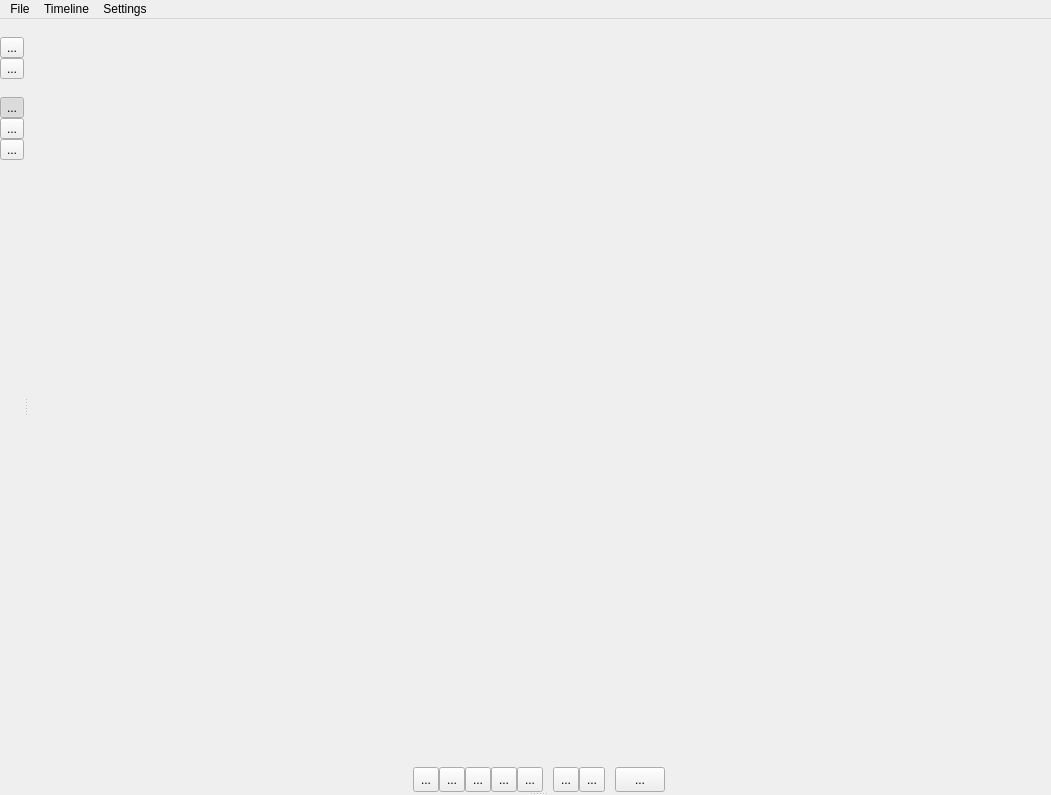
<?xml version="1.0" encoding="UTF-8"?>
<ui version="4.0">
 <class>MainWindow</class>
 <widget class="QMainWindow" name="MainWindow">
  <property name="geometry">
   <rect>
    <x>0</x>
    <y>0</y>
    <width>1051</width>
    <height>795</height>
   </rect>
  </property>
  <property name="windowTitle">
   <string>MachinTruc</string>
  </property>
  <widget class="QWidget" name="centralwidget">
   <layout class="QGridLayout" name="gridLayout">
    <property name="margin">
     <number>0</number>
    </property>
    <property name="spacing">
     <number>0</number>
    </property>
    <item row="0" column="0">
     <layout class="QHBoxLayout" name="horizontalLayout">
      <property name="spacing">
       <number>0</number>
      </property>
      <item>
       <widget class="QWidget" name="toolWidget" native="true">
        <property name="sizePolicy">
         <sizepolicy hsizetype="Fixed" vsizetype="Expanding">
          <horstretch>0</horstretch>
          <verstretch>0</verstretch>
         </sizepolicy>
        </property>
        <property name="minimumSize">
         <size>
          <width>0</width>
          <height>0</height>
         </size>
        </property>
        <layout class="QGridLayout" name="gridLayout_2">
         <property name="margin">
          <number>0</number>
         </property>
         <property name="spacing">
          <number>0</number>
         </property>
         <item row="0" column="0">
          <layout class="QVBoxLayout" name="verticalLayout_4">
           <property name="spacing">
            <number>0</number>
           </property>
           <item>
            <layout class="QVBoxLayout" name="verticalLayout_3">
             <property name="spacing">
              <number>0</number>
             </property>
             <property name="sizeConstraint">
              <enum>QLayout::SetDefaultConstraint</enum>
             </property>
             <item>
              <spacer name="verticalSpacer_3">
               <property name="orientation">
                <enum>Qt::Vertical</enum>
               </property>
               <property name="sizeType">
                <enum>QSizePolicy::Fixed</enum>
               </property>
               <property name="sizeHint" stdset="0">
                <size>
                 <width>20</width>
                 <height>18</height>
                </size>
               </property>
              </spacer>
             </item>
             <item>
              <widget class="QToolButton" name="undoToolButton">
               <property name="focusPolicy">
                <enum>Qt::NoFocus</enum>
               </property>
               <property name="toolTip">
                <string>Undo</string>
               </property>
               <property name="whatsThis">
                <string/>
               </property>
               <property name="text">
                <string>...</string>
               </property>
               <property name="icon">
                <iconset resource="../resources.qrc">
                 <normaloff>:/toolbar/icons/edit-undo.png</normaloff>:/toolbar/icons/edit-undo.png</iconset>
               </property>
               <property name="iconSize">
                <size>
                 <width>16</width>
                 <height>16</height>
                </size>
               </property>
               <property name="checkable">
                <bool>false</bool>
               </property>
               <property name="checked">
                <bool>false</bool>
               </property>
               <property name="autoExclusive">
                <bool>false</bool>
               </property>
              </widget>
             </item>
             <item>
              <widget class="QToolButton" name="redoToolButton">
               <property name="focusPolicy">
                <enum>Qt::NoFocus</enum>
               </property>
               <property name="toolTip">
                <string>Redo</string>
               </property>
               <property name="whatsThis">
                <string/>
               </property>
               <property name="text">
                <string>...</string>
               </property>
               <property name="icon">
                <iconset resource="../resources.qrc">
                 <normaloff>:/toolbar/icons/edit-redo.png</normaloff>:/toolbar/icons/edit-redo.png</iconset>
               </property>
               <property name="iconSize">
                <size>
                 <width>16</width>
                 <height>16</height>
                </size>
               </property>
               <property name="checkable">
                <bool>false</bool>
               </property>
               <property name="autoExclusive">
                <bool>false</bool>
               </property>
              </widget>
             </item>
             <item>
              <spacer name="verticalSpacer_2">
               <property name="orientation">
                <enum>Qt::Vertical</enum>
               </property>
               <property name="sizeType">
                <enum>QSizePolicy::Fixed</enum>
               </property>
               <property name="sizeHint" stdset="0">
                <size>
                 <width>20</width>
                 <height>18</height>
                </size>
               </property>
              </spacer>
             </item>
             <item>
              <widget class="QToolButton" name="clipsToolButton">
               <property name="focusPolicy">
                <enum>Qt::NoFocus</enum>
               </property>
               <property name="toolTip">
                <string>Project clips</string>
               </property>
               <property name="whatsThis">
                <string/>
               </property>
               <property name="text">
                <string>...</string>
               </property>
               <property name="icon">
                <iconset resource="../resources.qrc">
                 <normaloff>:/toolbar/icons/applications-multimedia.png</normaloff>:/toolbar/icons/applications-multimedia.png</iconset>
               </property>
               <property name="iconSize">
                <size>
                 <width>16</width>
                 <height>16</height>
                </size>
               </property>
               <property name="checkable">
                <bool>true</bool>
               </property>
               <property name="checked">
                <bool>true</bool>
               </property>
               <property name="autoExclusive">
                <bool>true</bool>
               </property>
              </widget>
             </item>
             <item>
              <widget class="QToolButton" name="fxToolButton">
               <property name="focusPolicy">
                <enum>Qt::NoFocus</enum>
               </property>
               <property name="toolTip">
                <string>Effects</string>
               </property>
               <property name="whatsThis">
                <string/>
               </property>
               <property name="text">
                <string>...</string>
               </property>
               <property name="icon">
                <iconset resource="../resources.qrc">
                 <normaloff>:/toolbar/icons/tools-wizard.png</normaloff>:/toolbar/icons/tools-wizard.png</iconset>
               </property>
               <property name="iconSize">
                <size>
                 <width>16</width>
                 <height>16</height>
                </size>
               </property>
               <property name="checkable">
                <bool>true</bool>
               </property>
               <property name="autoExclusive">
                <bool>true</bool>
               </property>
              </widget>
             </item>
             <item>
              <widget class="QToolButton" name="fxSettingsToolButton">
               <property name="focusPolicy">
                <enum>Qt::NoFocus</enum>
               </property>
               <property name="toolTip">
                <string>Effects settings</string>
               </property>
               <property name="whatsThis">
                <string/>
               </property>
               <property name="text">
                <string>...</string>
               </property>
               <property name="icon">
                <iconset resource="../resources.qrc">
                 <normaloff>:/toolbar/icons/mixer-front.png</normaloff>:/toolbar/icons/mixer-front.png</iconset>
               </property>
               <property name="iconSize">
                <size>
                 <width>16</width>
                 <height>16</height>
                </size>
               </property>
               <property name="checkable">
                <bool>true</bool>
               </property>
               <property name="autoExclusive">
                <bool>true</bool>
               </property>
              </widget>
             </item>
            </layout>
           </item>
           <item>
            <spacer name="verticalSpacer">
             <property name="orientation">
              <enum>Qt::Vertical</enum>
             </property>
             <property name="sizeHint" stdset="0">
              <size>
               <width>20</width>
               <height>40</height>
              </size>
             </property>
            </spacer>
           </item>
          </layout>
         </item>
        </layout>
       </widget>
      </item>
      <item>
       <widget class="QSplitter" name="splitter_2">
        <property name="orientation">
         <enum>Qt::Vertical</enum>
        </property>
        <property name="handleWidth">
         <number>3</number>
        </property>
        <widget class="QSplitter" name="splitter">
         <property name="sizePolicy">
          <sizepolicy hsizetype="Expanding" vsizetype="Preferred">
           <horstretch>0</horstretch>
           <verstretch>0</verstretch>
          </sizepolicy>
         </property>
         <property name="orientation">
          <enum>Qt::Horizontal</enum>
         </property>
         <property name="handleWidth">
          <number>3</number>
         </property>
         <widget class="QStackedWidget" name="stackedWidget">
          <property name="currentIndex">
           <number>-1</number>
          </property>
         </widget>
         <widget class="QWidget" name="baseVideoWidget" native="true">
          <property name="sizePolicy">
           <sizepolicy hsizetype="Expanding" vsizetype="Expanding">
            <horstretch>0</horstretch>
            <verstretch>0</verstretch>
           </sizepolicy>
          </property>
          <property name="minimumSize">
           <size>
            <width>160</width>
            <height>90</height>
           </size>
          </property>
          <layout class="QGridLayout" name="gridLayout_3">
           <property name="margin">
            <number>0</number>
           </property>
           <property name="spacing">
            <number>0</number>
           </property>
           <item row="0" column="0">
            <layout class="QVBoxLayout" name="verticalLayout">
             <property name="spacing">
              <number>0</number>
             </property>
             <item>
              <widget class="QWidget" name="glWidget" native="true">
               <property name="sizePolicy">
                <sizepolicy hsizetype="Preferred" vsizetype="Expanding">
                 <horstretch>0</horstretch>
                 <verstretch>0</verstretch>
                </sizepolicy>
               </property>
              </widget>
             </item>
             <item>
              <layout class="QHBoxLayout" name="horizontalLayout_2">
               <property name="spacing">
                <number>0</number>
               </property>
               <item>
                <widget class="QToolButton" name="backwardToolButton">
                 <property name="minimumSize">
                  <size>
                   <width>26</width>
                   <height>25</height>
                  </size>
                 </property>
                 <property name="focusPolicy">
                  <enum>Qt::NoFocus</enum>
                 </property>
                 <property name="text">
                  <string>...</string>
                 </property>
                 <property name="icon">
                  <iconset resource="../resources.qrc">
                   <normaloff>:/toolbar/icons/media-skip-backward.png</normaloff>:/toolbar/icons/media-skip-backward.png</iconset>
                 </property>
                </widget>
               </item>
               <item>
                <widget class="QToolButton" name="previousToolButton">
                 <property name="minimumSize">
                  <size>
                   <width>26</width>
                   <height>25</height>
                  </size>
                 </property>
                 <property name="focusPolicy">
                  <enum>Qt::NoFocus</enum>
                 </property>
                 <property name="text">
                  <string>...</string>
                 </property>
                 <property name="icon">
                  <iconset resource="../resources.qrc">
                   <normaloff>:/toolbar/icons/media-seek-backward.png</normaloff>:/toolbar/icons/media-seek-backward.png</iconset>
                 </property>
                </widget>
               </item>
               <item>
                <widget class="QToolButton" name="playToolButton">
                 <property name="minimumSize">
                  <size>
                   <width>26</width>
                   <height>25</height>
                  </size>
                 </property>
                 <property name="focusPolicy">
                  <enum>Qt::NoFocus</enum>
                 </property>
                 <property name="toolTip">
                  <string/>
                 </property>
                 <property name="text">
                  <string>...</string>
                 </property>
                 <property name="icon">
                  <iconset resource="../resources.qrc">
                   <normaloff>:/toolbar/icons/media-playback-start.png</normaloff>
                   <activeon>:/toolbar/icons/media-playback-pause.png</activeon>:/toolbar/icons/media-playback-start.png</iconset>
                 </property>
                 <property name="checkable">
                  <bool>true</bool>
                 </property>
                </widget>
               </item>
               <item>
                <widget class="QToolButton" name="nextToolButton">
                 <property name="minimumSize">
                  <size>
                   <width>26</width>
                   <height>25</height>
                  </size>
                 </property>
                 <property name="focusPolicy">
                  <enum>Qt::NoFocus</enum>
                 </property>
                 <property name="text">
                  <string>...</string>
                 </property>
                 <property name="icon">
                  <iconset resource="../resources.qrc">
                   <normaloff>:/toolbar/icons/media-seek-forward.png</normaloff>:/toolbar/icons/media-seek-forward.png</iconset>
                 </property>
                </widget>
               </item>
               <item>
                <widget class="QToolButton" name="forwardToolButton">
                 <property name="minimumSize">
                  <size>
                   <width>26</width>
                   <height>25</height>
                  </size>
                 </property>
                 <property name="focusPolicy">
                  <enum>Qt::NoFocus</enum>
                 </property>
                 <property name="text">
                  <string>...</string>
                 </property>
                 <property name="icon">
                  <iconset resource="../resources.qrc">
                   <normaloff>:/toolbar/icons/media-skip-forward.png</normaloff>:/toolbar/icons/media-skip-forward.png</iconset>
                 </property>
                </widget>
               </item>
               <item>
                <spacer name="horizontalSpacer">
                 <property name="orientation">
                  <enum>Qt::Horizontal</enum>
                 </property>
                 <property name="sizeType">
                  <enum>QSizePolicy::Fixed</enum>
                 </property>
                 <property name="sizeHint" stdset="0">
                  <size>
                   <width>10</width>
                   <height>20</height>
                  </size>
                 </property>
                </spacer>
               </item>
               <item>
                <widget class="QToolButton" name="inButton">
                 <property name="minimumSize">
                  <size>
                   <width>26</width>
                   <height>25</height>
                  </size>
                 </property>
                 <property name="focusPolicy">
                  <enum>Qt::NoFocus</enum>
                 </property>
                 <property name="text">
                  <string>...</string>
                 </property>
                 <property name="icon">
                  <iconset resource="../resources.qrc">
                   <normaloff>:/toolbar/icons/arrow-right.png</normaloff>:/toolbar/icons/arrow-right.png</iconset>
                 </property>
                </widget>
               </item>
               <item>
                <widget class="QToolButton" name="outButton">
                 <property name="minimumSize">
                  <size>
                   <width>26</width>
                   <height>25</height>
                  </size>
                 </property>
                 <property name="focusPolicy">
                  <enum>Qt::NoFocus</enum>
                 </property>
                 <property name="text">
                  <string>...</string>
                 </property>
                 <property name="icon">
                  <iconset resource="../resources.qrc">
                   <normaloff>:/toolbar/icons/arrow-left.png</normaloff>:/toolbar/icons/arrow-left.png</iconset>
                 </property>
                </widget>
               </item>
               <item>
                <spacer name="horizontalSpacer_2">
                 <property name="orientation">
                  <enum>Qt::Horizontal</enum>
                 </property>
                 <property name="sizeType">
                  <enum>QSizePolicy::Fixed</enum>
                 </property>
                 <property name="sizeHint" stdset="0">
                  <size>
                   <width>10</width>
                   <height>10</height>
                  </size>
                 </property>
                </spacer>
               </item>
               <item>
                <widget class="QToolButton" name="switchButton">
                 <property name="minimumSize">
                  <size>
                   <width>50</width>
                   <height>25</height>
                  </size>
                 </property>
                 <property name="focusPolicy">
                  <enum>Qt::NoFocus</enum>
                 </property>
                 <property name="text">
                  <string>...</string>
                 </property>
                 <property name="icon">
                  <iconset resource="../resources.qrc">
                   <normaloff>:/toolbar/icons/clips.png</normaloff>
                   <activeon>:/toolbar/icons/project.png</activeon>:/toolbar/icons/clips.png</iconset>
                 </property>
                 <property name="iconSize">
                  <size>
                   <width>40</width>
                   <height>16</height>
                  </size>
                 </property>
                 <property name="checkable">
                  <bool>true</bool>
                 </property>
                </widget>
               </item>
              </layout>
             </item>
            </layout>
           </item>
          </layout>
         </widget>
        </widget>
        <widget class="QStackedWidget" name="timelineStackedWidget">
         <property name="currentIndex">
          <number>-1</number>
         </property>
        </widget>
       </widget>
      </item>
     </layout>
    </item>
   </layout>
  </widget>
  <widget class="QMenuBar" name="menubar">
   <property name="geometry">
    <rect>
     <x>0</x>
     <y>0</y>
     <width>1051</width>
     <height>22</height>
    </rect>
   </property>
   <widget class="QMenu" name="menuFile">
    <property name="title">
     <string>File</string>
    </property>
    <addaction name="actionOpen"/>
    <addaction name="actionSave"/>
   </widget>
   <widget class="QMenu" name="menuTimeline">
    <property name="title">
     <string>Timeline</string>
    </property>
    <addaction name="actionDeleteClip"/>
    <addaction name="actionSplitCurrentClip"/>
   </widget>
   <widget class="QMenu" name="menuSettings">
    <property name="title">
     <string>Settings</string>
    </property>
    <addaction name="actionProjectSettings"/>
    <addaction name="actionBlackBackground"/>
   </widget>
   <addaction name="menuFile"/>
   <addaction name="menuTimeline"/>
   <addaction name="menuSettings"/>
  </widget>
  <action name="action_New">
   <property name="text">
    <string>&amp;New</string>
   </property>
  </action>
  <action name="action_Open">
   <property name="text">
    <string>&amp;Open</string>
   </property>
  </action>
  <action name="actionBlackBackground">
   <property name="checkable">
    <bool>true</bool>
   </property>
   <property name="text">
    <string>Black background</string>
   </property>
  </action>
  <action name="actionDeleteClip">
   <property name="text">
    <string>Delete selected clip</string>
   </property>
   <property name="shortcut">
    <string>Del</string>
   </property>
  </action>
  <action name="actionSplitCurrentClip">
   <property name="text">
    <string>Split current clip</string>
   </property>
   <property name="shortcut">
    <string>Shift+R</string>
   </property>
  </action>
  <action name="actionSave">
   <property name="text">
    <string>Save</string>
   </property>
   <property name="shortcut">
    <string>Ctrl+S</string>
   </property>
  </action>
  <action name="actionOpen">
   <property name="text">
    <string>Open</string>
   </property>
   <property name="shortcut">
    <string>Ctrl+O</string>
   </property>
  </action>
  <action name="actionProjectSettings">
   <property name="text">
    <string>Project settings</string>
   </property>
  </action>
 </widget>
 <resources>
  <include location="../resources.qrc"/>
 </resources>
 <connections/>
</ui>
